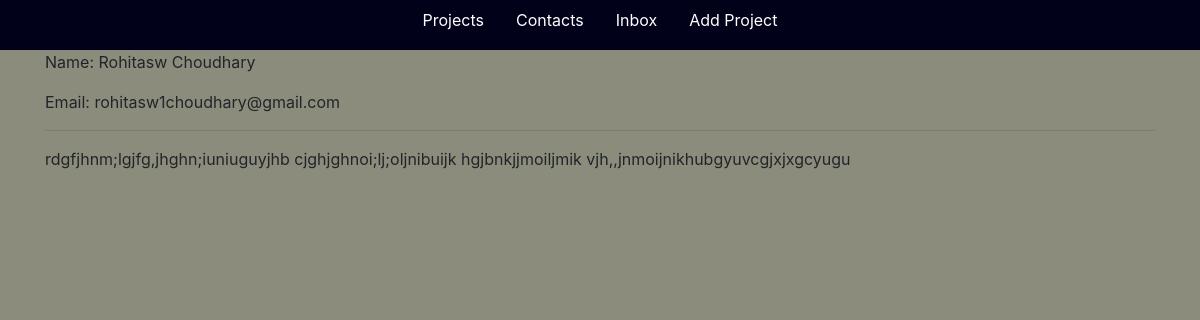
Screenshot of /message/19ca12197d4d4af48c7eb30de380b109/ (signed in) with the database file from the repository.
### base/models.py (models this page shows, shortened)
class Message(models.Model):
    name = models.CharField(max_length=200)
    email = models.CharField(max_length=200)
    subject = models.CharField(max_length=200)
    body = models.TextField()
    is_read = models.BooleanField(default=False)
    created = models.DateTimeField(auto_now_add=True)
    id = models.UUIDField(
        primary_key=True,
        unique=True,
        default=uuid.uuid4,
        editable=False)

### base/views.py (the view)
# urls.py: path('message/<str:pk>/', views.messagePage, name="message"),
def messagePage(request, pk):
    message = Message.objects.get(id=pk)
    message.is_read = True
    message.save()
    context = {'message': message}
    return render(request, 'base/message.html', context)

### base/templates/base/message.html
{% extends 'base/main.html' %}
{% load static %}
{% block content %}
<div class="container">
    <p>Name: {{message.name}}</p>
    <p>Email: {{message.email}}</p>
    <hr>
    <p>{{message.body}}</p>
</div>
{% endblock content %}

### static/styles/main.css (style rules this page uses)
body { background-color: rgb(140, 140, 125); justify-content: center; overflow-x: hidden; }

### rows the page displays
Message: name "Rohitasw Choudhary", email "rohitasw1choudhary@gmail.com", body "rdgfjhnm;lgjfg,jhghn;iuniuguyjhb cjghjghnoi;lj;oljnibuijk hgjbnkjjmoiljmik vjh,,jnmoijnikhubgyuvcgjxjxgcyugu"
